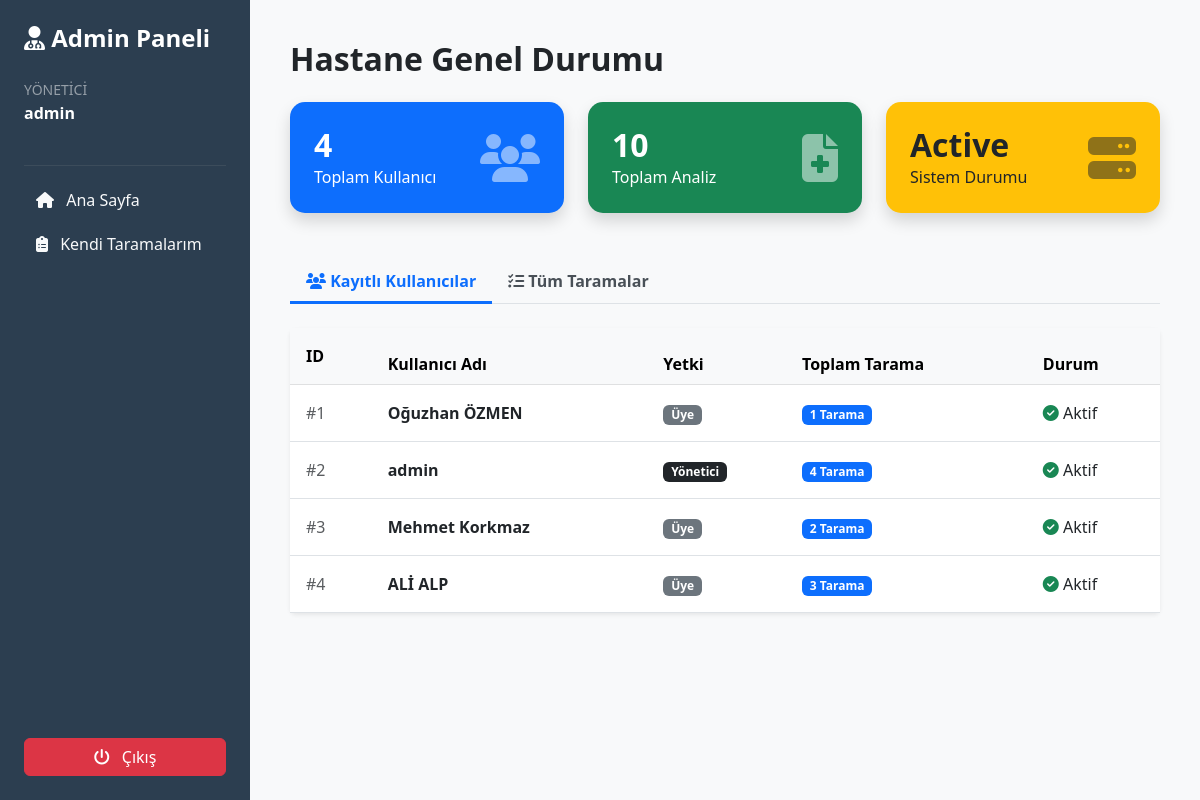
The app's page /admin (signed in) with its own data.
### app.py (models this page shows)
class User(UserMixin, db.Model):
    id = db.Column(db.Integer, primary_key=True)
    username = db.Column(db.String(150), unique=True, nullable=False)
    password = db.Column(db.String(150), nullable=False)
    is_admin = db.Column(db.Boolean, default=False)  # Yönetici mi?
    reports = db.relationship('Report', backref='owner', lazy=True)  # Kullanıcının raporları

### app.py (the view)
@app.route('/admin')
@login_required
def admin_panel():
    if not current_user.is_admin:
        return "<h1>⛔ Yetkisiz Giriş! Bu alana sadece yöneticiler girebilir.</h1><a href='/'>Geri Dön</a>", 403
    all_users = User.query.all()
    all_reports = Report.query.order_by(Report.date.desc()).all()
    total_users = len(all_users)
    total_scans = len(all_reports)
    return render_template('admin_dashboard.html', users=all_users, reports=all_reports, total_users=total_users,
                           total_scans=total_scans)

### app.py (called while the page is built)
@login_manager.user_loader
def load_user(user_id):
    return User.query.get(int(user_id))

### templates/admin_dashboard.html (shortened to what this page needs)
<!DOCTYPE html>
<html lang="tr">
<head>
    <link href="https://cdn.jsdelivr.net/npm/bootstrap@5.3.0/dist/css/bootstrap.min.css" rel="stylesheet">
    <link rel="stylesheet" href="https://cdnjs.cloudflare.com/ajax/libs/font-awesome/6.4.0/css/all.min.css">
</head>
<body>
<div class="sidebar p-4 d-flex flex-column">
    <h4 class="fw-bold mb-4"><i class="fa-solid fa-user-doctor"></i> Admin Paneli</h4>
    <div class="mb-4">
        <small class="text-white-50">YÖNETİCİ</small><br>
        <span class="fw-bold">{{ current_user.username }}</span>
    </div>
    <hr class="border-secondary">
    <a href="/" class="btn btn-outline-light w-100 mb-2 text-start border-0"><i class="fa-solid fa-house me-2"></i> Ana Sayfa</a>
    <a href="/dashboard" class="btn btn-outline-light w-100 mb-2 text-start border-0"><i class="fa-solid fa-clipboard-list me-2"></i> Kendi Taramalarım</a>
    <div class="mt-auto">
        <a href="/logout" class="btn btn-danger w-100"><i class="fa-solid fa-power-off me-2"></i> Çıkış</a>
    </div>
</div>
<div class="content">
    <h2 class="fw-bold mb-4 text-dark">Hastane Genel Durumu</h2>
    <div class="row mb-5">
        <div class="col-md-4">
            <div class="card stat-card bg-primary p-4 shadow">
                <div class="d-flex justify-content-between align-items-center">
                    <div>
                        <h2 class="mb-0 fw-bold">{{ users|length }}</h2>
                        <span>Toplam Kullanıcı</span>
                    </div>
                    <i class="fa-solid fa-users fa-3x opacity-50"></i>
                </div>
            </div>
        </div>
        <div class="col-md-4">
            <div class="card stat-card bg-success p-4 shadow">
                <div class="d-flex justify-content-between align-items-center">
                    <div>
                        <h2 class="mb-0 fw-bold">{{ reports|length }}</h2>
                        <span>Toplam Analiz</span>
                    </div>
                    <i class="fa-solid fa-file-medical fa-3x opacity-50"></i>
                </div>
            </div>
        </div>
        <div class="col-md-4">
            <div class="card stat-card bg-warning p-4 shadow text-dark">
                <div class="d-flex justify-content-between align-items-center">
                    <div>
                        <h2 class="mb-0 fw-bold">Active</h2>
                        <span>Sistem Durumu</span>
                    </div>
                    <i class="fa-solid fa-server fa-3x opacity-50"></i>
                </div>
            </div>
        </div>
    </div>
    <ul class="nav nav-tabs mb-4" id="adminTabs" role="tablist">
        <li class="nav-item" role="presentation">
            <button class="nav-link active" id="users-tab" data-bs-toggle="tab" data-bs-target="#users" type="button">
                <i class="fa-solid fa-users"></i> Kayıtlı Kullanıcılar
            </button>
        </li>
        <li class="nav-item" role="presentation">
            <button class="nav-link" id="scans-tab" data-bs-toggle="tab" data-bs-target="#scans" type="button">
                <i class="fa-solid fa-list-check"></i> Tüm Taramalar
            </button>
        </li>
    </ul>
    <div class="tab-content" id="adminTabsContent">
        <div class="tab-pane fade show active" id="users" role="tabpanel">
            <div class="card shadow-sm border-0">
                <div class="card-body p-0">
                    <table class="table table-hover align-middle mb-0">
                        <thead class="table-light">
                            <tr>
                                <th class="p-3">ID</th>
                                <th>Kullanıcı Adı</th>
                                <th>Yetki</th>
                                <th>Toplam Tarama</th>
                                <th>Durum</th>
                            </tr>
                        </thead>
                        <tbody>
                            {% for u in users %}
                            <tr>
                                <td class="p-3 text-muted">#{{ u.id }}</td>
                                <td class="fw-bold">{{ u.username }}</td>
                                <td>
                                    {% if u.is_admin %}
                                        <span class="badge bg-dark">Yönetici</span>
                                    {% else %}
                                        <span class="badge bg-secondary">Üye</span>
                                    {% endif %}
                                </td>
                                <td>
                                    {% if u.reports|length > 0 %}
                                        <span class="badge bg-primary">{{ u.reports|length }} Tarama</span>
                                    {% else %}
                                        <span class="text-muted small">Henüz işlem yok</span>
                                    {% endif %}
                                </td>
                                <td><i class="fa-solid fa-circle-check text-success"></i> Aktif</td>
                            </tr>
                            {% endfor %}
                        </tbody>
                    </table>
                </div>
            </div>
        </div>
    </div>
</div>
</body>
</html>

### templates/admin_dashboard.html (style rules this page uses)
body { background-color: #f8f9fa; }
.sidebar { min-height: 100vh; background: #2c3e50; color: white; position: fixed; width: 250px; }
.content { margin-left: 250px; padding: 40px; }
.stat-card { border: none; border-radius: 15px; color: white; transition: 0.3s; }
.nav-tabs .nav-link { color: #495057; border: none; font-weight: bold; }
.nav-tabs .nav-link.active { color: #0d6efd; border-bottom: 3px solid #0d6efd; background: transparent; }

### records on screen
User: username "admin", id "2", is_admin "Yönetici", reports|length "4"
User: id "1", username "Oğuzhan ÖZMEN", is_admin "Üye", reports|length "1"
User: id "3", username "Mehmet Korkmaz", is_admin "Üye", reports|length "2"
User: id "4", username "ALİ ALP", is_admin "Üye", reports|length "3"

### other values on screen
{{ users|length }} "4"
{{ reports|length }} "10"
